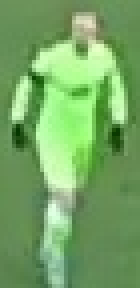
#> input picture output_videos/croped_image.jpg, 35 x 72 px (shown 4 times larger)
$ jupyter execute color_assignement.ipynb
#> lines starting #> are read from the running program, lines starting #| are printed output that depends on the picture; after the words box and inside, x2 and y2 are one past the last pixel; in counts of white or black regions, pixels touching at a corner belong together
[cell 1]
import cv2
import numpy as np
import matplotlib.pyplot as plt
from sklearn.cluster import KMeans

[cell 2]
image_path = '../output_videos/croped_image.jpg'
image = cv2.imread(image_path)
#> image is the input picture: shape (72, 35, 3); mean B, G, R 99.9, 166.5, 117.1
image = cv2.cvtColor(image,cv2.COLOR_BGR2RGB)

[cell 3]
plt.imshow(image)
plt.show()

# Take top half image

[cell 4]
top_half_image = image[0:int(image.shape[0]//2),:]
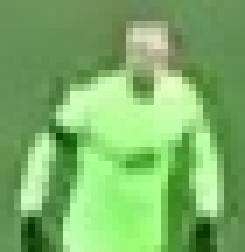
#> top_half_image: shape (36, 35, 3) (shown 7 times larger); mean R, G, B 124.2, 178.4, 103.3
plt.imshow(top_half_image)
plt.show()

# Cluster the image into two clusters

[cell 5]
image2d = top_half_image.reshape(-1,3)
#> image2d = 1260 rows, first 8: [107, 146, 91], [107, 146, 91], [108, 147, 90], [108, 147, 90], [108, 147, 90], [108, 147, 90], [108, 147, 90], [108, 147, 90]

kmeans = KMeans(n_clusters=2,random_state=0).fit(image2d)

labels = kmeans.labels_
#> labels = 1260 values, max 1 at index 124, min 0 at index 0, mean 0.38

clustured_image = labels.reshape(top_half_image.shape[0],top_half_image.shape[1])
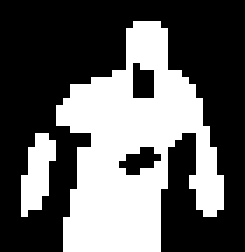
#> clustured_image: shape (36, 35) int32 (shown 7 times larger); values 0 (black) and 1 (white), 38% white; 2 white regions, box (x1, y1, x2, y2) and area: (8, 3, 32, 36) 441, (3, 19, 8, 31) 38

plt.imshow(clustured_image)
plt.show()

[cell 6]
corners_cluster = [clustured_image[0,0],clustured_image[0,-1],clustured_image[-1,0],clustured_image[-1,-1]]
#> corners_cluster = [0, 0, 0, 0]
non_payer_cluster = max(set(corners_cluster),key=corners_cluster.count)
#> non_payer_cluster = 0
print(non_payer_cluster)
#| 0

[cell 7]
player_cluster = 1-non_payer_cluster
#> player_cluster = 1
print(player_cluster)
#| 1

[cell 8]
kmeans.cluster_centers_[player_cluster]
#> Out = [173.2, 238, 148.2]
